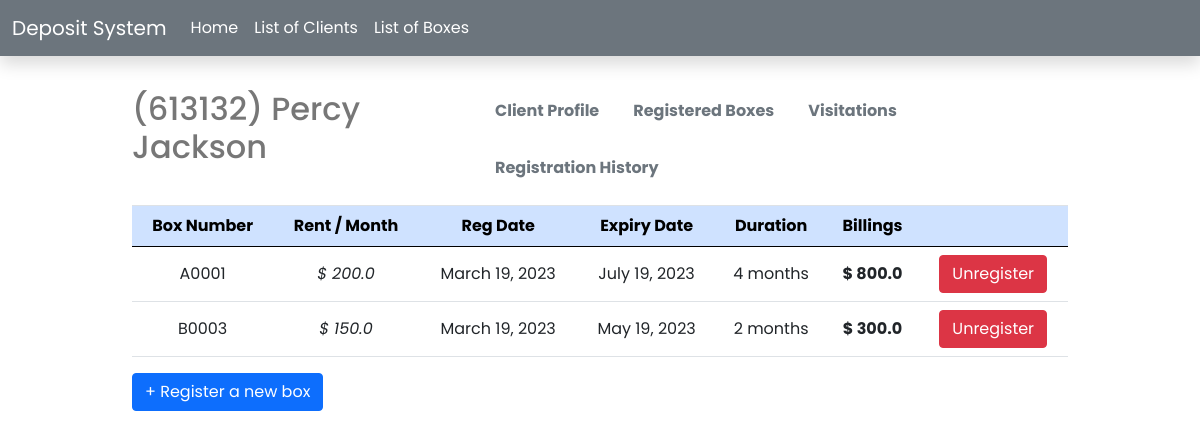
The app's page /clients/84c152ef-4539-4f43-902a-e3158e9a3581/client-dashboard/ with its own data.
### main/models.py (models this page shows, shortened)
class Client(models.Model):
    id = models.UUIDField(primary_key=True, default=uuid.uuid4, editable=False)
    pic_url = models.TextField()
    client_id = models.CharField(max_length=255)
    name = models.CharField(max_length=255)
    address = models.TextField()
    email = models.EmailField()
    phone = models.CharField(max_length=20)
    hair_color = models.CharField(max_length=255)
    eye_color = models.CharField(max_length=255)
    height = models.CharField(max_length=255)
    weight = models.CharField(max_length=255)
    firm_name = models.CharField(max_length=255)
    firm_location = models.CharField(max_length=255)
    birthdate = models.DateField()

class Transaction(models.Model):
    id = models.UUIDField(primary_key=True, default=uuid.uuid4, editable=False)
    client = models.ForeignKey(Client, on_delete=models.CASCADE)
    box = models.ForeignKey(Box, on_delete=models.CASCADE)
    registration_date = models.DateField()
    rental_duration = models.IntegerField()
    billing_amount = models.FloatField()
    islast = models.BooleanField()

class Box(models.Model):
    id = models.UUIDField(primary_key=True, default=uuid.uuid4, editable=False)
    box_number = models.CharField(max_length=255)
    size = models.CharField(max_length=20)
    available = models.BooleanField()
    def __str__(self):
        return self.box_number

### main/views.py (the view, shortened to what this page needs)
# urls.py: path('clients/<str:pk>/client-dashboard/', views.show_client_dashboard, name='client-dashboard'),
def show_client_dashboard(request, pk):
    client = Client.objects.get(id=pk)
    trans = client.transaction_set.all().order_by('box__box_number')
    box_rents = []
    expiry_dates = []
    transactions = []
    for t in trans:
        if t.box.available == False and t.islast == True:
            box = Box.objects.get(pk = t.box_id)
            if (box.size == 'lg'):
                billing = 200.00
            elif (box.size == 'md'):
                billing = 150.00
            else:
                billing = 100.00
            transactions.append(t)
            box_rents.append(billing)
            expiry_dates.append(t.registration_date + relativedelta(months=t.rental_duration))
    context = {'client': client, 'transactions': transactions, 'boxes': zip(transactions, box_rents, expiry_dates)}
    return render(request, 'clients/client-dashboard.html', context)

### templates/clients/client-dashboard.html (shortened to what this page needs)
{% extends 'home.html' %}
{% block content %}
{% include 'client-tabs.html' %}
<div class="reg-boxes">
    <table class='table text-center align-middle'>
        <thead>
            <tr class="table-primary">
                <th scope='col'>Box Number</th>
                <th scope='col'>Rent / Month</th>
                <th scope='col'>Reg Date</th>
                <th scope='col'>Expiry Date</th>
                <th scope='col'>Duration</th>
                <th scope='col'>Billings</th>
                <th scope='col'></th>
            </tr>
        </thead>
        <tbody>
            {% for t, box_rent, expiry_date in boxes %}
            <tr>
                <td scope='col'> {{t.box}} </td>
                <td scope='col'><i> $ {{box_rent}} </i></td>
                <td scope='col'> {{t.registration_date}} </td>
                <td scope='col'> {{expiry_date}} </td>
                <td scope='col'> {{t.rental_duration}} months </td>
                <td scope='col'><b>$ {{t.billing_amount}} </b></td>
                <td scope='col'>
                    <form method="POST" action="">
                        <button type="submit" class="btn btn-danger"> Unregister </button>
                    </form>
                </td>
            </tr>
            {% endfor %}
        </tbody>
    </table>
    <a href="{% url 'register-box' client.id  %}" class="btn btn-primary"> + Register a new box </a>
</div>
{% endblock %}

### templates/client-tabs.html (shortened to what this page needs)
{% block content %}
<div class="tabs nav-tabs">
    <div class="del">
        <h2 class="client-name"> ({{client.client_id}}) {{client.name}} </h2>
    </div>
    <ul class="nav">
        <li class="nav-item">
            <a id="reg-boxes" class="nav-link text-secondary" href='{% url "client-profile" client.id %}'><b> Client Profile </b></a>
        </li>
        <li class="nav-item">
            <a id="reg-boxes" class="nav-link text-secondary" href='{% url "client-dashboard" client.id %}'><b> Registered Boxes </b></a>
        </li>
        <li class="nav-item">
            <a id="reg-boxes" class="nav-link text-secondary" href='{% url "visitations" client.id %}'><b> Visitations </b></a>
        </li>
        <li class="nav-item">
            <a id="reg-histo" class="nav-link text-secondary" href="{% url 'remove-box' client.id  %}"><b> Registration History </b></a>
        </li>
    </ul>
</div>
{% endblock %}

### templates/client-tabs.html (style rules this page uses)
.tabs { width: 100%; display: flex; flex-direction: row; justify-content: space-between; }
.del { display: flex; flex-direction: column; justify-content: space-between; margin-bottom: 30px; }

### templates/clients/client-dashboard.html (style rules this page uses)
.reg-boxes { width: 100%; }

### templates/home.html (style rules this page uses)
* { font-family: 'Poppins', sans-serif; }
body { display: flex; flex-direction: column; justify-content: center; align-items: center; }
h2 { color: #777; }
a { text-decoration: none; }

### records on screen
Client: client_id "613132", name "Percy Jackson"
Transaction: box "A0001", box_rent "200.0", registration_date "March 19, 2023", expiry_date "July 19, 2023", rental_duration "4", billing_amount "800.0"
Transaction: box "B0003", box_rent "150.0", registration_date "March 19, 2023", expiry_date "May 19, 2023", rental_duration "2", billing_amount "300.0"
